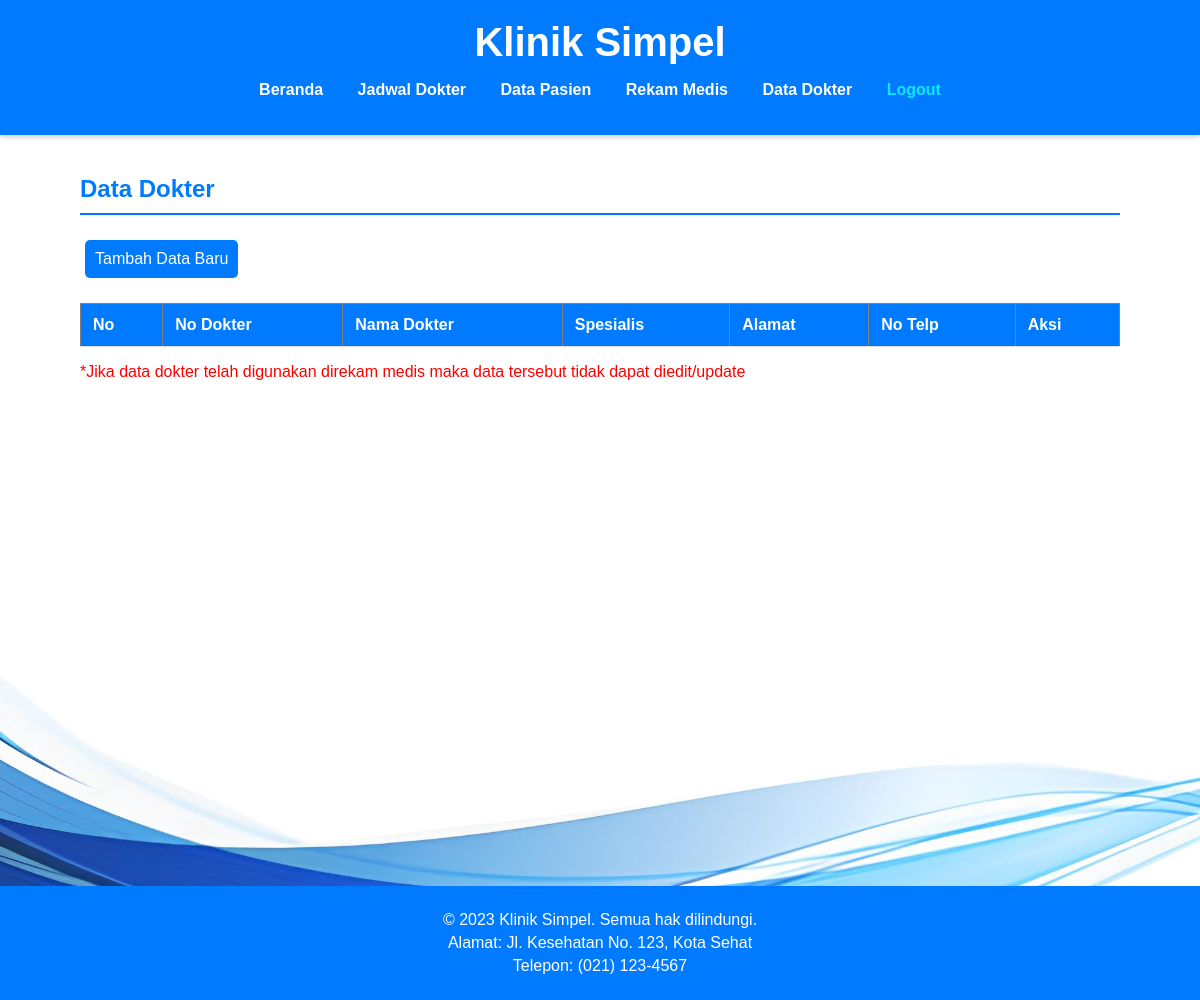
Before: /dokter.php with the older database file.
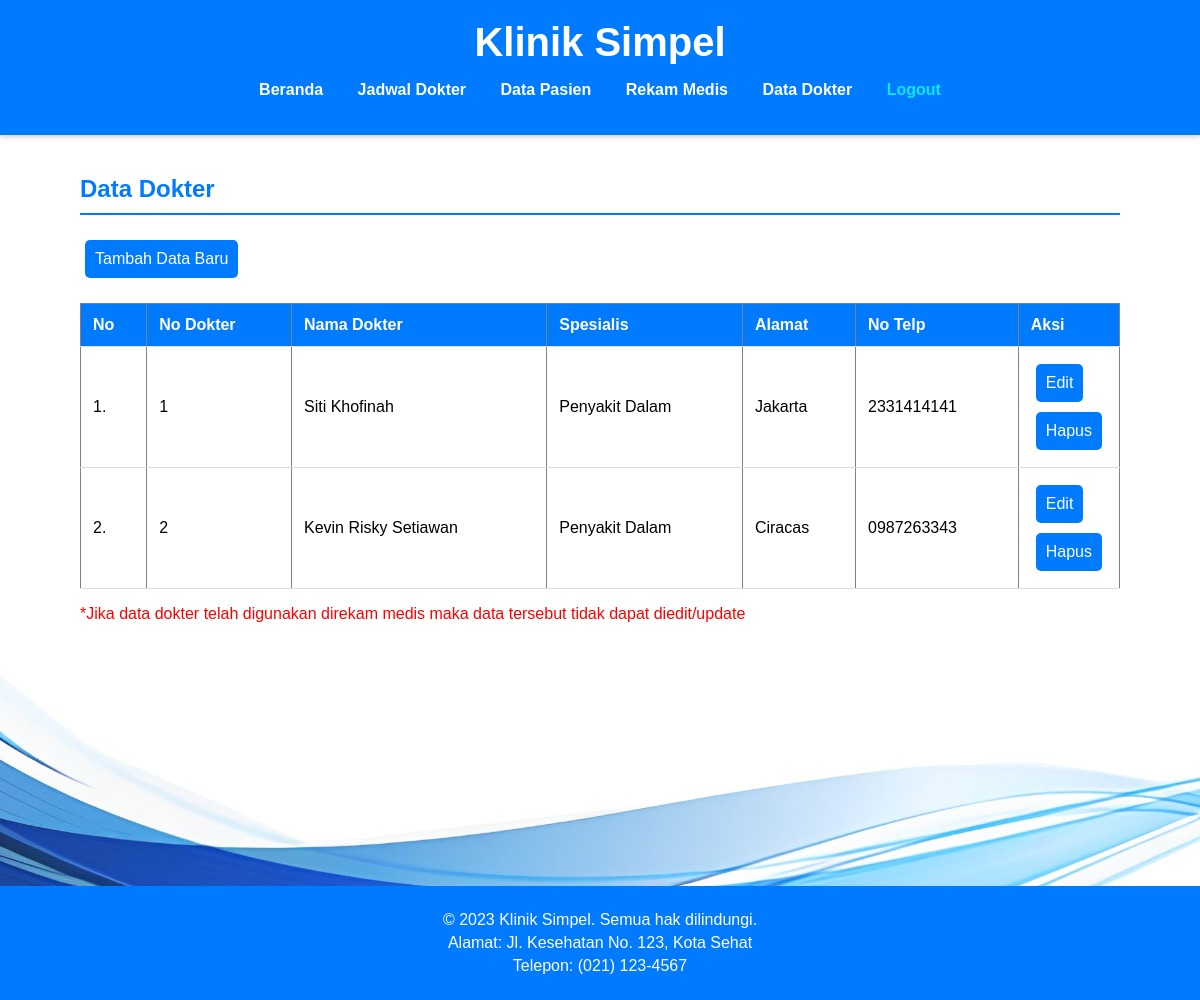
After: the same page with the newer database file.
### tables this page shows
CREATE TABLE `dokter` (
  `no_dokter` varchar(20) NOT NULL,
  `nama_dokter` varchar(20) NOT NULL,
  `spesialis` varchar(20) NOT NULL,
  `alamat` varchar(20) NOT NULL,
  `no_telp` varchar(20) NOT NULL
);

### dokter.php (the view, shortened to what this page needs)
<!DOCTYPE html>
<html lang="id">
<head>
    <link rel="stylesheet" href="css/styles.css">
</head>
<body>
    <header>
        <div class="container">
            <h1>Klinik Simpel</h1>
            <nav>
                <ul>
                    <li><a href="Beranda.php">Beranda</a></li>
                    <li><a href="jadwal.php">Jadwal Dokter</a></li>
                    <li><a href="pasien.php">Data Pasien</a></li>
                    <li><a href="rmedis.php">Rekam Medis</a></li>
                    <li><a href="dokter.php">Data Dokter</a></li>
                    <li><a style="text-decoration:none;color: #0ae7ff;font-weight: bold;" href="logout.php" class="logout">Logout</a></li>
                </ul>
            </nav>
        </div>
    </header>
    <main class="container">
        <h2>Data Dokter</h2>
        <div style="overflow: auto;">
            <a href="form_tambah_dok.php" class="button">Tambah Data Baru </a>
            <table border="1" class="table">
                <thead>
                    <tr>
                        <th>No</th>
                        <th>No Dokter</th>
                        <th>Nama Dokter</th>
                        <th>Spesialis</th>
                        <th>Alamat</th>
                        <th>No Telp</th>
                        <th>Aksi</th>
                    </tr>
                    <?php
                    include "koneksi.php";
                    $query = mysqli_query($koneksi, "SELECT * FROM dokter") or die(mysqli_error($koneksi));
                    $nomor = 1;
                    while ($data = mysqli_fetch_array($query)) { ?>
                        <tr>
                            <td align="center"><?php echo $nomor++; ?>.</td>
                            <td><?php echo $data['no_dokter']; ?></td>
                            <td><?php echo $data['nama_dokter']; ?></td>
                            <td><?php echo $data['spesialis']; ?></td>
                            <td><?php echo $data['alamat']; ?></td>
                            <td><?php echo $data['no_telp']; ?></td>
                            <td width="90px" align="center">
                                <a href="form_edit_dok.php?no_dokter=<?php echo $data['no_dokter']; ?>" class="button">Edit</a>
                                <a href="proses_hapus_dok.php?no_dokter=<?php echo $data['no_dokter']; ?>" onclick="return confirm('Yakin hapus data?')" class="button">Hapus</a>
                            </td>
                        </tr>
                    <?php
                    } ?>
            </table>
            <p style="color:red;">*Jika data dokter telah digunakan direkam medis maka data tersebut tidak dapat diedit/update</p>
        </div>
    </main>
    <footer>
        <p>&copy; 2023 Klinik Simpel. Semua hak dilindungi.</p>
        <p>Alamat: Jl. Kesehatan No. 123, Kota Sehat</p>
        <p>Telepon: (021) 123-4567</p>
    </footer>
</body>
</html>

Changed rows visible on the page:
added dokter: no_dokter "1", nama_dokter "Siti Khofinah", spesialis "Penyakit Dalam", alamat "Jakarta", no_telp "2331414141"
added dokter: no_dokter "2", nama_dokter "Kevin Risky Setiawan", spesialis "Penyakit Dalam", alamat "Ciracas", no_telp "0987263343"
